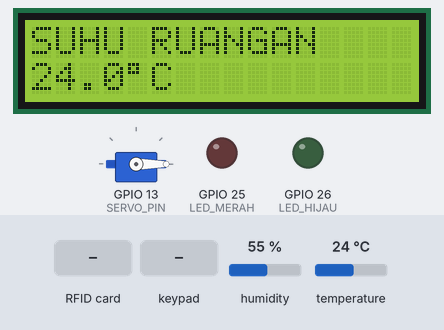
The sketch below on a simulated ESP32. Shown: servo, 16×2 character LCD, output pins drawn as LEDs (lit = HIGH). The inputs (shaded band) are chosen by the test bench; at power-on: temperature 24 °C, humidity 55 %. WiFi joins after 1.5 s; servers stay silent unless stated; network time is answered at once with the bench clock; the local clock reads 2024-03-15 10:24:30 at power-on unless the sketch sets it; what the sketch prints to the serial monitor is not drawn.

Above: at 3.1 s.
3.2 s: RFID card 36 71 C2 69 held to the reader
At 4.0 s:
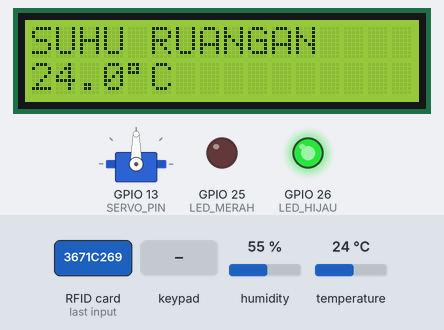
7.7 s: key '#' pressed
At 8.1 s:
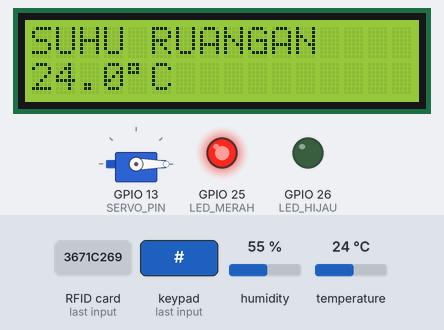
9.8 s: temperature set to 12 °C
At 11.5 s:
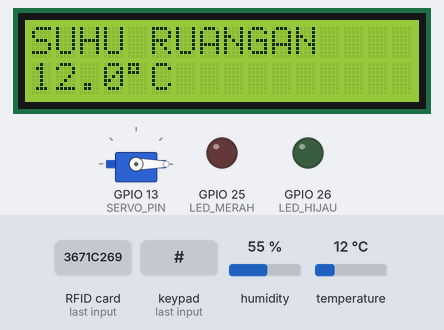
11.8 s: keypad keys 1 2 3 4 # pressed 0.4 s apart
At 14.5 s:
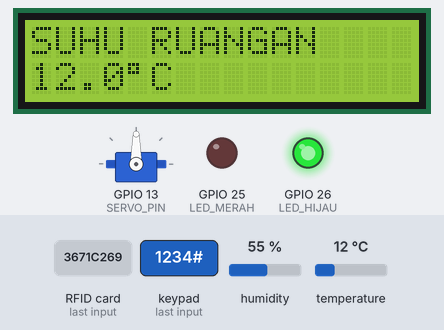
15.3 s: key '#' pressed
At 15.7 s:
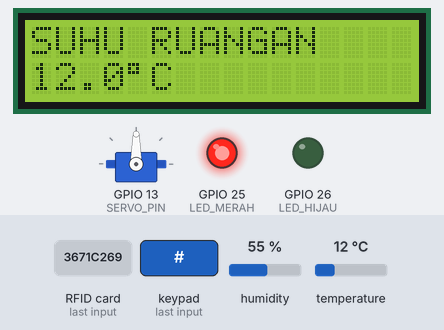
17.9 s: temperature set to 19 °C
At 19.8 s:
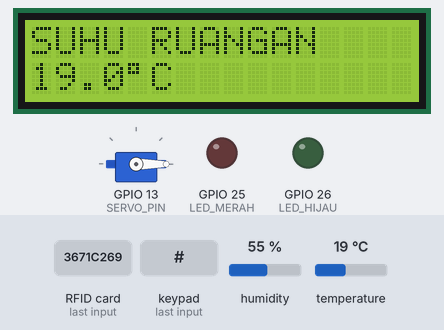
Timing chart, 0 to 20.9 s (numbered marks = the images above; inputs shaded):
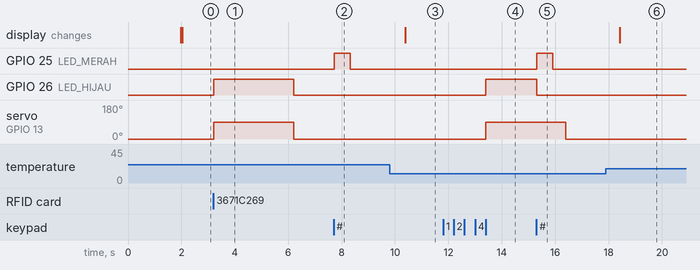

The sketch:

RFID_BLINK.ino
```cpp
#define BLYNK_TEMPLATE_ID   "TMPLxxxxxxxx"
#define BLYNK_TEMPLATE_NAME "Absensi RFID"
#define BLYNK_AUTH_TOKEN    "TOKEN_DEVICE_KAMU"

#define BLYNK_PRINT Serial

#include <WiFi.h>
#include <BlynkSimpleEsp32.h>
#include <SPI.h>
#include <MFRC522.h>
#include <Keypad.h>
#include <ESP32Servo.h>
#include <DHT.h>
#include <Wire.h>
#include <LiquidCrystal_I2C.h>
#include <NTPClient.h>
#include <WiFiUdp.h>
#include <time.h>

// =================================================
// 1. WIFI
// =================================================

char ssid[] = "NAMA_WIFI";
char pass[] = "PASSWORD_WIFI";

// =================================================
// 2. PIN RFID RC522
// =================================================

#define SS_PIN   5
#define RST_PIN  2

#define RFID_SCK  18
#define RFID_MISO 19
#define RFID_MOSI 23

MFRC522 rfid(SS_PIN, RST_PIN);

// =================================================
// 3. PIN SERVO DAN LED
// =================================================

#define SERVO_PIN 13
#define LED_HIJAU 26
#define LED_MERAH 25

Servo servoPintu;

const int POSISI_TUTUP = 0;
const int POSISI_BUKA  = 90;

const unsigned long DURASI_BUKA = 3000;

bool pintuTerbuka = false;
unsigned long waktuBuka = 0;

// =================================================
// 4. KEYPAD 4x4
// =================================================

const byte ROWS = 4;
const byte COLS = 4;

char keys[ROWS][COLS] = {
  {'1', '2', '3', 'A'},
  {'4', '5', '6', 'B'},
  {'7', '8', '9', 'C'},
  {'*', '0', '#', 'D'}
};

byte rowPins[ROWS] = {27, 14, 16, 17};
byte colPins[COLS] = {32, 33, 12, 4};

Keypad keypad = Keypad(
  makeKeymap(keys),
  rowPins,
  colPins,
  ROWS,
  COLS
);

// Ganti PIN sesuai keinginan
const String PIN_BENAR = "1234";

String inputPIN = "";

// =================================================
// 5. DHT22
// =================================================

#define DHT_PIN 15
#define DHT_TYPE DHT22

DHT dht(DHT_PIN, DHT_TYPE);

// =================================================
// 6. LCD I2C
// =================================================

LiquidCrystal_I2C lcd(0x27, 16, 2);

// =================================================
// 7. NTP CLIENT GMT+7
// =================================================

WiFiUDP ntpUDP;

NTPClient timeClient(
  ntpUDP,
  "pool.ntp.org",
  25200,
  60000
);

// =================================================
// 8. DATABASE RFID SISWA
// =================================================

struct DataSiswa {
  String uid;
  String nama;
};

// UID ditulis huruf kecil dan dua digit per byte
DataSiswa daftarSiswa[] = {
  {"3671c269", "Nama1"},
  {"f6ddbc69", "Nama2"},

  // Tambahkan siswa lainnya di sini
};

const int JUMLAH_SISWA =
  sizeof(daftarSiswa) / sizeof(daftarSiswa[0]);

// =================================================
// 9. TIMER SISTEM
// =================================================

unsigned long waktuSuhu = 0;
unsigned long waktuCobaBlynk = 0;

const unsigned long INTERVAL_SUHU = 2000;
const unsigned long INTERVAL_BLYNK = 5000;

// =================================================
// 10. CARI SISWA BERDASARKAN UID
// =================================================

int cariSiswa(String uid) {

  for (int i = 0; i < JUMLAH_SISWA; i++) {

    if (uid == daftarSiswa[i].uid) {
      return i;
    }
  }

  return -1;
}

// =================================================
// 11. BUKA PINTU
// =================================================

void bukaPintu() {

  servoPintu.write(POSISI_BUKA);

  digitalWrite(LED_HIJAU, HIGH);
  digitalWrite(LED_MERAH, LOW);

  pintuTerbuka = true;
  waktuBuka = millis();

  Serial.println("AKSES DITERIMA");
  Serial.println("PINTU TERBUKA");
}

// =================================================
// 12. TUTUP PINTU
// =================================================

void tutupPintu() {

  servoPintu.write(POSISI_TUTUP);

  digitalWrite(LED_HIJAU, LOW);

  pintuTerbuka = false;

  Serial.println("PINTU TERKUNCI");
}

// =================================================
// 13. AKSES DITOLAK
// =================================================

void aksesDitolak() {

  Serial.println("AKSES DITOLAK!");

  digitalWrite(LED_HIJAU, LOW);
  digitalWrite(LED_MERAH, HIGH);

  delay(600);

  digitalWrite(LED_MERAH, LOW);
}

// =================================================
// 14. KIRIM NOTIFIKASI BLYNK
// =================================================

void kirimNotifikasi(String nama, String uid) {

  if (!Blynk.connected()) {

    Serial.println("Blynk tidak terhubung.");
    Serial.println("Notifikasi tidak terkirim.");

    return;
  }

  if (!timeClient.isTimeSet()) {

    Serial.println("Waktu belum tersinkronisasi.");
    return;
  }

  String tanggal;
  String waktu;

  waktu = timeClient.getFormattedTime();

  time_t epoch = timeClient.getEpochTime();
  struct tm *infoWaktu = gmtime(&epoch);

  char bufferTanggal[15];

  strftime(
    bufferTanggal,
    sizeof(bufferTanggal),
    "%d-%m-%Y",
    infoWaktu
  );

  tanggal = String(bufferTanggal);

  String pesan =
    "Nama: " + nama +
    " | UID: " + uid +
    " | Tanggal: " + tanggal +
    " | Waktu: " + waktu + " WIB";

  Serial.println("Mengirim event Blynk...");
  Serial.println(pesan);

  Blynk.logEvent("absensi", pesan);

  Serial.println("Event absensi dikirim ke Blynk.");
}

// =================================================
// 15. PROSES RFID
// =================================================

void prosesRFID() {

  if (!rfid.PICC_IsNewCardPresent()) {
    return;
  }

  if (!rfid.PICC_ReadCardSerial()) {
    return;
  }

  String uid = "";

  for (byte i = 0; i < rfid.uid.size; i++) {

    if (rfid.uid.uidByte[i] < 0x10) {
      uid += "0";
    }

    uid += String(rfid.uid.uidByte[i], HEX);
  }

  uid.toLowerCase();

  Serial.println();
  Serial.println("========================");
  Serial.println("KARTU RFID TERDETEKSI");
  Serial.println("UID: " + uid);

  int indexSiswa = cariSiswa(uid);

  if (indexSiswa >= 0) {

    String nama = daftarSiswa[indexSiswa].nama;

    Serial.println("Nama: " + nama);

    // Buka pintu
    bukaPintu();

    // Kirim notifikasi Blynk
    kirimNotifikasi(nama, uid);

  } else {

    Serial.println("KARTU TIDAK TERDAFTAR");

    aksesDitolak();
  }

  rfid.PICC_HaltA();
  rfid.PCD_StopCrypto1();

  Serial.println("========================");
}

// =================================================
// 16. PROSES KEYPAD
// =================================================

void prosesKeypad() {

  char key = keypad.getKey();

  if (!key) {
    return;
  }

  Serial.print("KEYPAD: ");
  Serial.println(key);

  // Input angka
  if (key >= '0' && key <= '9') {

    if (inputPIN.length() < 8) {
      inputPIN += key;
    }

    Serial.println("PIN: " + inputPIN);
  }

  // Hapus input
  else if (key == '*') {

    inputPIN = "";

    Serial.println("PIN DIHAPUS");
  }

  // Konfirmasi PIN
  else if (key == '#') {

    if (inputPIN == PIN_BENAR) {

      Serial.println("PIN BENAR");

      // Buka pintu tanpa notifikasi Blynk
      bukaPintu();

    } else {

      Serial.println("PIN SALAH");

      aksesDitolak();
    }

    inputPIN = "";
  }
}

// =================================================
// 17. TAMPILAN SUHU LCD
// =================================================

void tampilkanSuhu() {

  if (millis() - waktuSuhu < INTERVAL_SUHU) {
    return;
  }

  waktuSuhu = millis();

  float suhu = dht.readTemperature();

  lcd.setCursor(0, 0);
  lcd.print("SUHU RUANGAN    ");

  lcd.setCursor(0, 1);

  if (isnan(suhu)) {

    lcd.print("Sensor Error    ");

    Serial.println("DHT22 gagal dibaca.");

  } else {

    lcd.print(suhu, 1);
    lcd.print((char)223);
    lcd.print("C           ");

    Serial.print("Suhu: ");
    Serial.print(suhu);
    Serial.println(" C");
  }
}

// =================================================
// 18. SETUP
// =================================================

void setup() {

  Serial.begin(115200);

  Serial.println();
  Serial.println("==============================");
  Serial.println("   ABSENSI RFID BLYNK IOT");
  Serial.println("==============================");

  // LED
  pinMode(LED_HIJAU, OUTPUT);
  pinMode(LED_MERAH, OUTPUT);

  digitalWrite(LED_HIJAU, LOW);
  digitalWrite(LED_MERAH, LOW);

  // Servo
  servoPintu.setPeriodHertz(50);
  servoPintu.attach(SERVO_PIN, 500, 2400);
  servoPintu.write(POSISI_TUTUP);

  // LCD
  Wire.begin(21, 22);

  lcd.init();
  lcd.backlight();

  lcd.setCursor(0, 0);
  lcd.print("ABSENSI RFID");

  lcd.setCursor(0, 1);
  lcd.print("Menghubungkan");

  // DHT22
  dht.begin();

  // RFID
  SPI.begin(
    RFID_SCK,
    RFID_MISO,
    RFID_MOSI,
    SS_PIN
  );

  rfid.PCD_Init();

  // WiFi
  WiFi.mode(WIFI_STA);
  WiFi.begin(ssid, pass);

  Serial.print("Menghubungkan WiFi");

  unsigned long mulaiWiFi = millis();

  while (
    WiFi.status() != WL_CONNECTED &&
    millis() - mulaiWiFi < 20000
  ) {
    delay(300);
    Serial.print(".");
  }

  if (WiFi.status() == WL_CONNECTED) {

    Serial.println();
    Serial.println("WiFi Terhubung!");

    Serial.print("IP ESP32: ");
    Serial.println(WiFi.localIP());

    // NTP
    timeClient.begin();

    if (timeClient.forceUpdate()) {
      Serial.println("Waktu berhasil disinkronkan!");
    } else {
      Serial.println("Sinkronisasi waktu gagal.");
    }

    // Blynk
    Blynk.config(BLYNK_AUTH_TOKEN);

    if (Blynk.connect(10000)) {
      Serial.println("Blynk berhasil terhubung!");
    } else {
      Serial.println("Blynk belum terhubung.");
    }

  } else {

    Serial.println();
    Serial.println("WiFi belum terhubung!");
  }

  lcd.clear();

  Serial.println("SISTEM SIAP DIGUNAKAN");
}

// =================================================
// 19. LOOP UTAMA
// =================================================

void loop() {

  // Jalankan komunikasi Blynk
  if (WiFi.status() == WL_CONNECTED) {

    Blynk.run();

    // Coba sambungkan kembali jika terputus
    if (
      !Blynk.connected() &&
      millis() - waktuCobaBlynk >= INTERVAL_BLYNK
    ) {

      waktuCobaBlynk = millis();

      Blynk.connect(100);
    }

    // Update waktu NTP
    timeClient.update();

  } else {

    // Sambungkan kembali WiFi
    WiFi.reconnect();
  }

  // Tampilkan suhu
  tampilkanSuhu();

  // Proses keypad
  prosesKeypad();

  // Proses RFID hanya ketika pintu terkunci
  if (!pintuTerbuka) {
    prosesRFID();
  }

  // Tutup pintu otomatis
  if (
    pintuTerbuka &&
    millis() - waktuBuka >= DURASI_BUKA
  ) {

    tutupPintu();
  }
}
```

Measured:
- after the input at 3.2 s, GPIO 26 (LED_HIJAU): LOW → HIGH at once, → LOW 3.0 s later; servo on GPIO 13 (SERVO_PIN): 0° → 90° at once, → 0° 3.0 s later
- after the input at 7.7 s, GPIO 25 (LED_MERAH): LOW → HIGH at once, → LOW 0.60 s later
- after the input at 9.8 s, the display: changes after 0.59 s (image 3)
- after the input at 11.8 s, GPIO 26 (LED_HIJAU): LOW → HIGH after 1.6 s; servo on GPIO 13 (SERVO_PIN): 0° → 90° after 1.6 s
- after the input at 15.3 s, GPIO 25 (LED_MERAH): LOW → HIGH at once, → LOW 0.60 s later; GPIO 26 (LED_HIJAU): HIGH → LOW after 0.01 s instead of 1.1 s
- after the input at 17.9 s, the display: changes after 0.51 s (image 6)
